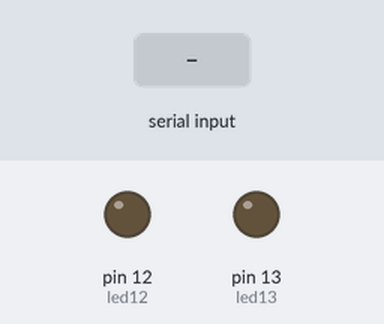
This sketch was run on a simulated Arduino Uno, built with avr-gcc and run on an emulated ATmega328P. Shown: output pins drawn as LEDs (lit = HIGH). Inputs (shaded band) come from the test bench.

Above: at 1.2 s.
1.3 s: "1" received over Serial
At 2.5 s:
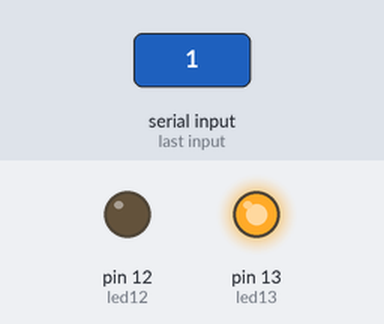
2.8 s: "2" received over Serial
At 3.7 s:
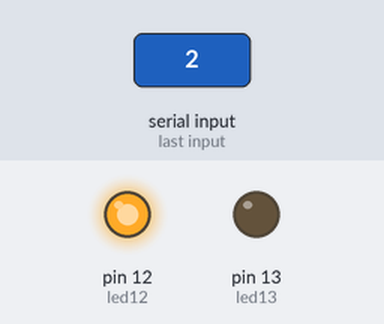
4.3 s: "3" received over Serial
At 4.8 s:
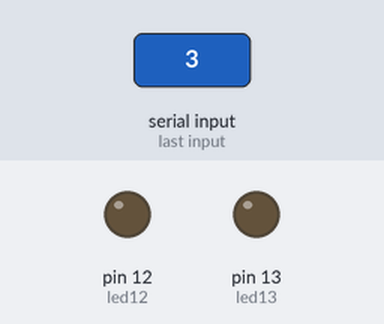
Timing chart, 0 to 7.3 s (numbered marks = the images above; inputs shaded):
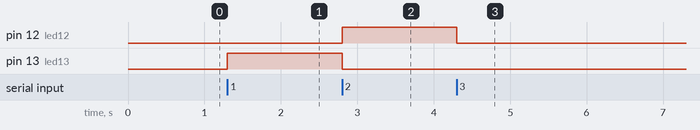

The sketch:

serialLed.ino
```cpp
int led13 = 13;
int led12 = 12;

void setup()
{
  Serial.begin(9600);
  pinMode(led13,OUTPUT);
  pinMode(led12,OUTPUT);
}
void loop()
{
    if (Serial.available() > 0)
    {
      char x;
      x=Serial.read();

      if(x == '1')
      {
        digitalWrite(led13,HIGH);
        digitalWrite(led12,LOW);
      }
      else if(x == '2')
      {
        digitalWrite(led12,HIGH);
        digitalWrite(led13,LOW);
      }
      else if(x == '3'){
        digitalWrite(led13,LOW);
        digitalWrite(led12,LOW);
      }
    }
}
```

Measured:
- after the input at 1.3 s, pin 13 (led13): LOW → HIGH at once
- after the input at 2.8 s, pin 12 (led12): LOW → HIGH at once; pin 13 (led13): HIGH → LOW at once
- after the input at 4.3 s, pin 12 (led12): HIGH → LOW at once
